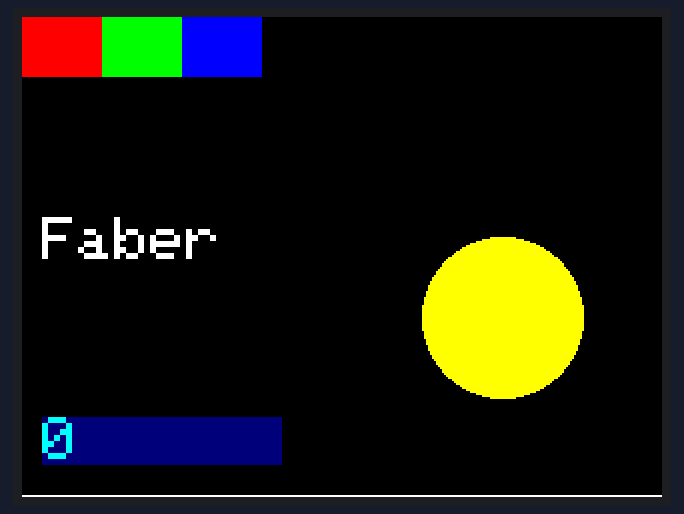
This sketch was run on a simulated Arduino Uno, built with avr-gcc and run on an emulated ATmega328P. On the bench: 320×240 colour display. What the sketch prints to the serial monitor is not drawn.

Above: at 0.35 s.
At 5.23 s:
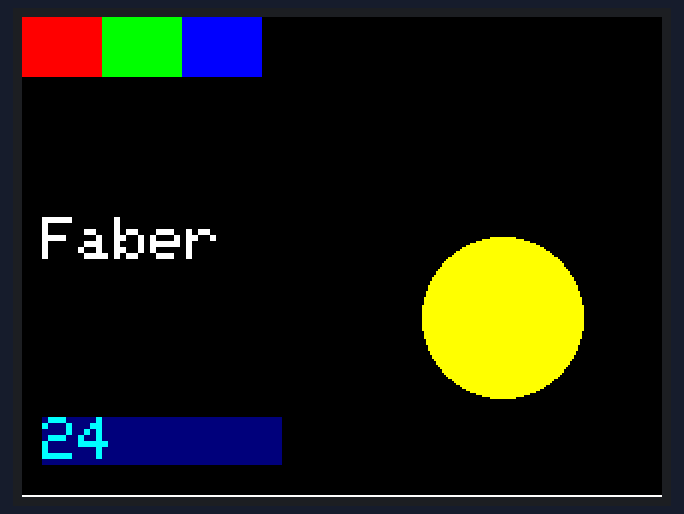
At 10.12 s:
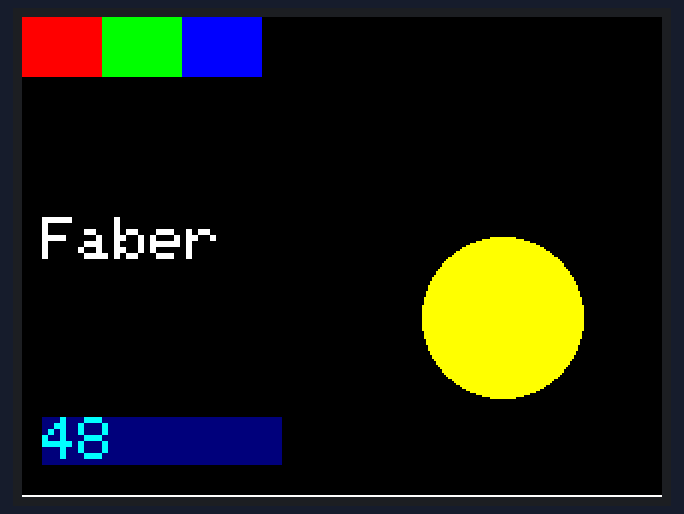
At 20.1 s:
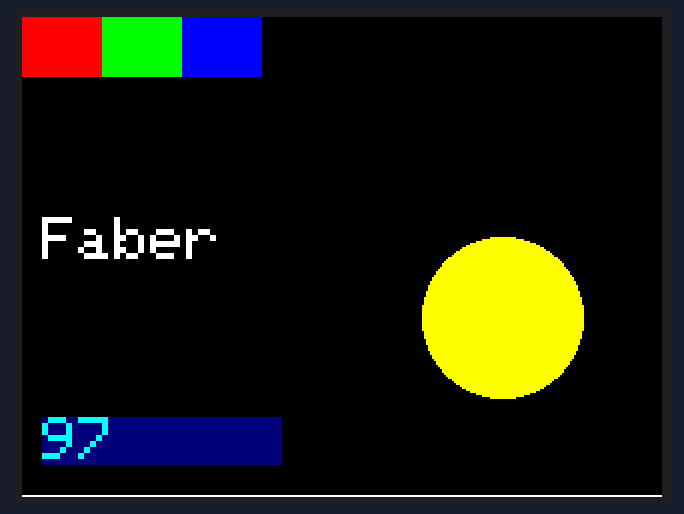
At 29.88 s:
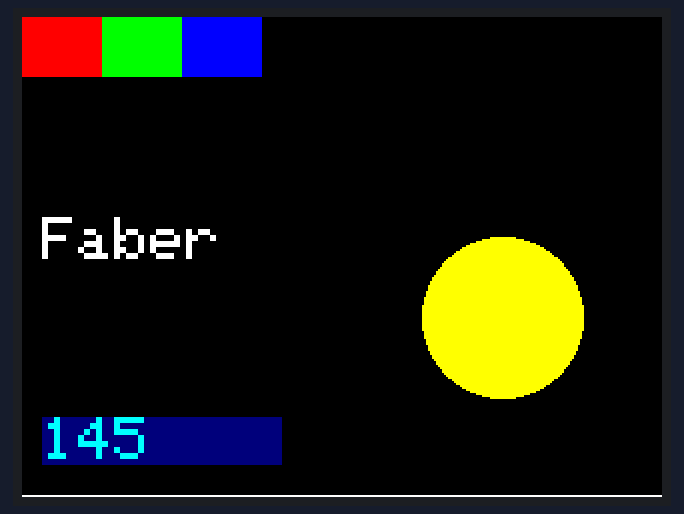
At 39.87 s:
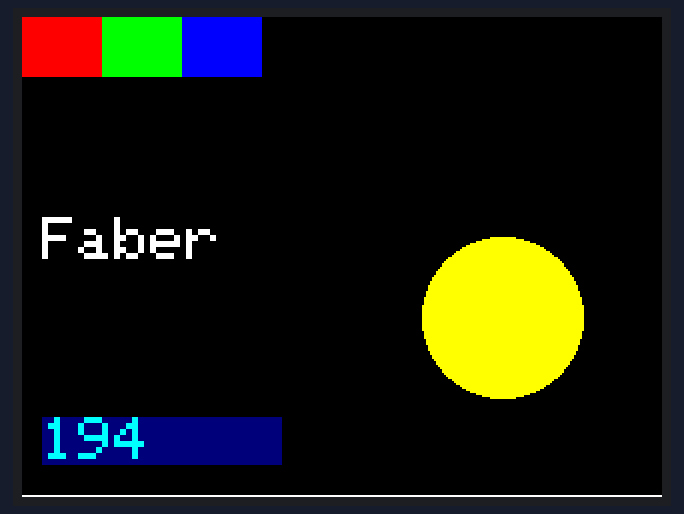

The sketch:

example.ino
```cpp
// ILI9341 2.8in 320x240 colour TFT on SPI with Adafruit_ILI9341 (Uno: CS = D10, DC = D9,
// RST = D8, MOSI = D11, SCK = D13, MISO = D12, VCC = 5V, LED = 5V).
// Draws colour blocks, a circle and text in landscape, reads two registers back, then counts.
#include <SPI.h>
#include <Adafruit_GFX.h>
#include <Adafruit_ILI9341.h>

Adafruit_ILI9341 tft(10, 9, 8);  // CS, DC, RST (hardware SPI)

void setup() {
  Serial.begin(115200);
  tft.begin();
  Serial.print(F("RDMODE 0x"));
  Serial.println(tft.readcommand8(ILI9341_RDMODE), HEX);
  Serial.print(F("RDPIXFMT 0x"));
  Serial.println(tft.readcommand8(ILI9341_RDPIXFMT), HEX);
  tft.setRotation(1);  // landscape, 320 x 240
  tft.fillScreen(ILI9341_BLACK);
  tft.fillRect(0, 0, 40, 30, ILI9341_RED);
  tft.fillRect(40, 0, 40, 30, ILI9341_GREEN);
  tft.fillRect(80, 0, 40, 30, ILI9341_BLUE);
  tft.fillCircle(240, 150, 40, ILI9341_YELLOW);
  tft.drawFastHLine(0, 239, 320, ILI9341_WHITE);
  tft.setTextColor(ILI9341_WHITE);
  tft.setTextSize(3);
  tft.setCursor(10, 100);
  tft.print(F("Faber"));
  Serial.println(F("ILI9341 drawn"));
}

unsigned int count = 0;

void loop() {
  tft.fillRect(10, 200, 120, 24, ILI9341_NAVY);
  tft.setTextSize(3);
  tft.setTextColor(ILI9341_CYAN);
  tft.setCursor(10, 200);
  tft.print(count);
  Serial.print(F("count "));
  Serial.println(count);
  count++;
  delay(200);
}
```
